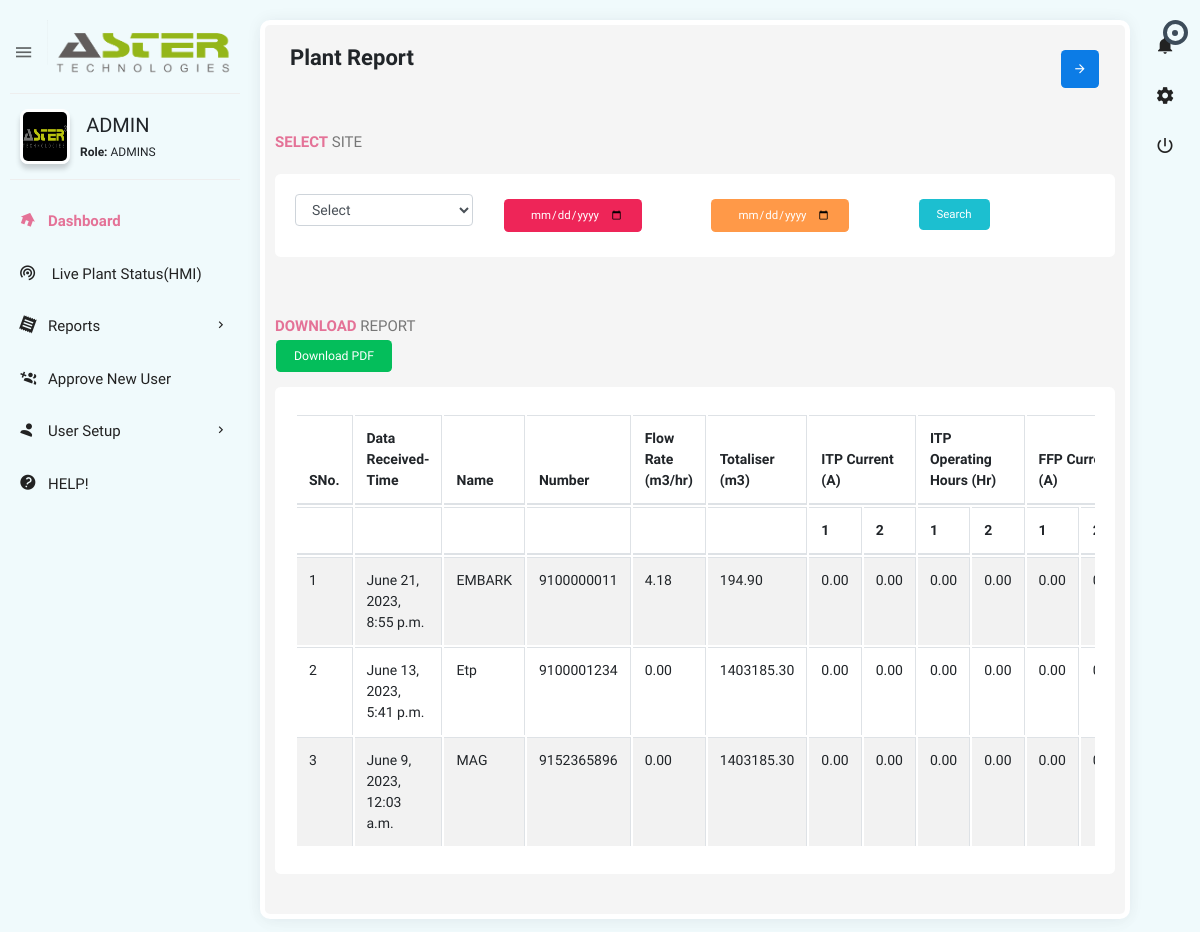
The app's page /plantreport/ (signed in), older data.
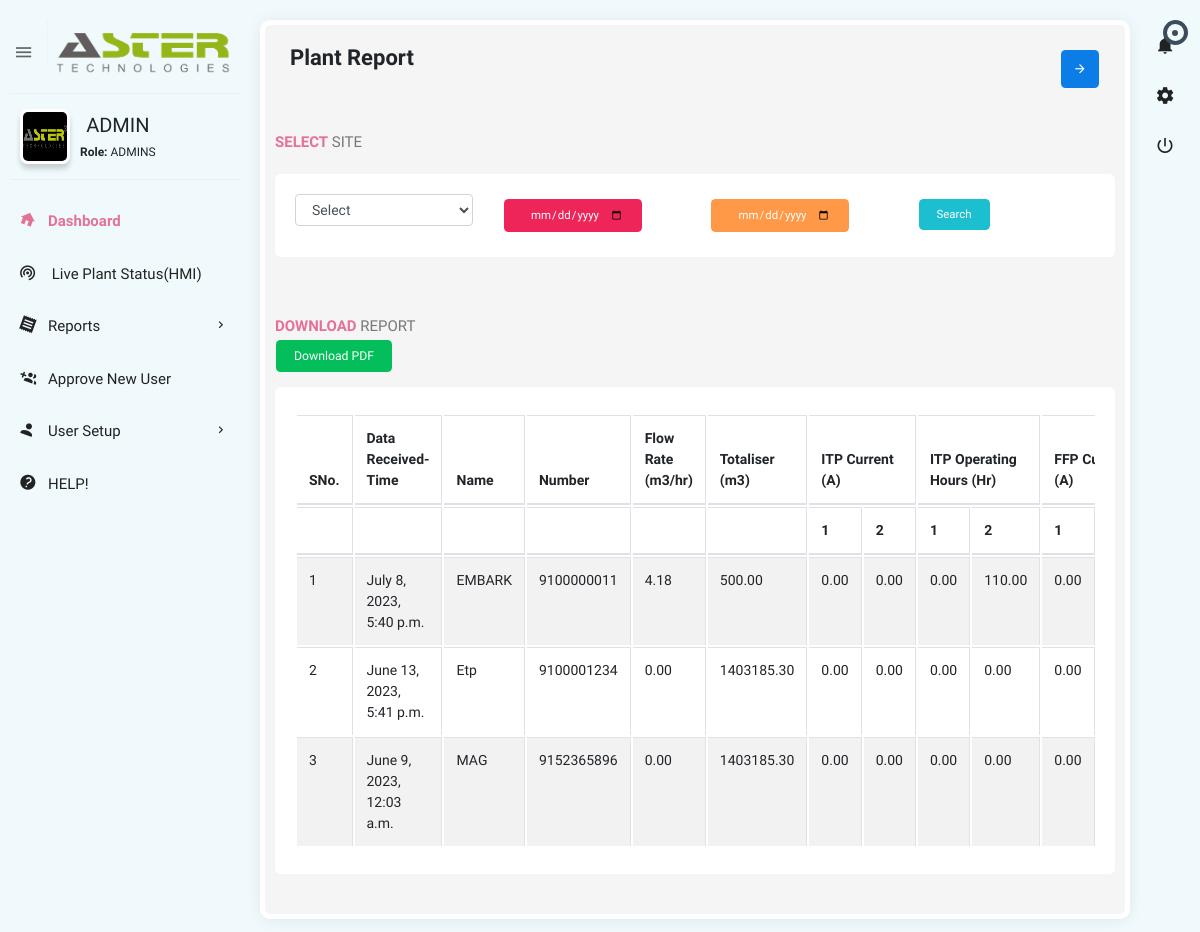
The same page, newer data.
### etp/models.py (models this page shows, shortened)
class UserProfile(models.Model):
    user = models.OneToOneField(User, on_delete=models.CASCADE)
    profile_picture = models.ImageField(upload_to='profile_pictures/', blank=True, null=True)

class User_addon(models.Model):
	class Meta():
		unique_together = ('user', 'azones')
	user = models.OneToOneField(User, on_delete=models.CASCADE)
	mobileno = models.CharField(max_length=15)
	company_name = models.CharField(max_length=40)
	location = models.CharField(max_length=20)
	role = models.CharField(max_length=20)
	password_text = models.CharField(max_length=30)
	createdby= models.IntegerField()
	azones=models.CharField(max_length=255)
	quota= models.IntegerField(default=0)

class etpflow(models.Model):
	dnt=models.DateTimeField(auto_now_add=True)
	smno= models.CharField(max_length=25)
	name= models.CharField(max_length=25)
	fstatus= models.CharField(max_length=25)
	ib= models.CharField(max_length=25)
	ob= models.CharField(max_length=25)
	etp= models.CharField(max_length=25)
	obh= models.CharField(max_length=25)
	flowvalue=models.DecimalField(max_digits=15, decimal_places=2)
	tot= models.DecimalField(max_digits=15, decimal_places=2)
	itp1= models.CharField(max_length=25)
	itp2= models.CharField(max_length=25)
	ffp1= models.CharField(max_length=25)
	ffp2= models.CharField(max_length=25)
	b1= models.CharField(max_length=25)
	b2= models.CharField(max_length=25)
	stp1= models.CharField(max_length=25)
	stp2= models.CharField(max_length=25)
	pos= models.CharField(max_length=25)
	nop= models.CharField(max_length=25)
	itpr= models.DecimalField(max_digits=15, decimal_places=2)
	ffpr= models.DecimalField(max_digits=15, decimal_places=2)
	blwrr= models.DecimalField(max_digits=15, decimal_places=2)
	stpr= models.DecimalField(max_digits=15, decimal_places=2)
	itpc= models.DecimalField(max_digits=15, decimal_places=2)
	itp1c= models.DecimalField(max_digits=15, decimal_places=2)
	itp2c= models.DecimalField(max_digits=15, decimal_places=2)
	ffpc= models.DecimalField(max_digits=15, decimal_places=2)
	ffp1c= models.DecimalField(max_digits=15, decimal_places=2)
	ffp2c= models.DecimalField(max_digits=15, decimal_places=2)
	bwlrc= models.DecimalField(max_digits=15, decimal_places=2)
	bwlr1c= models.DecimalField(max_digits=15, decimal_places=2)
	bwlr2c= models.DecimalField(max_digits=15, decimal_places=2)
	stpc= models.DecimalField(max_digits=15, decimal_places=2)
	stp1c= models.DecimalField(max_digits=15, decimal_places=2)
	stp2c= models.DecimalField(max_digits=15, decimal_places=2)
	mpv= models.DecimalField(max_digits=15, decimal_places=2)
	nobkwsh= models.DecimalField(max_digits=15, decimal_places=2)
	itpophr= models.DecimalField(max_digits=15, decimal_places=2)
	itp1ophr= models.DecimalField(max_digits=15, decimal_places=2)
	itp2ophr= models.DecimalField(max_digits=15, decimal_places=2)
	ffpophr= models.DecimalField(max_digits=15, decimal_places=2)
	ffp1ophr= models.DecimalField(max_digits=15, decimal_places=2)
	ffp2ophr= models.DecimalField(max_digits=15, decimal_places=2)
	blwrophr= models.DecimalField(max_digits=15, decimal_places=2)
	blwr1ophr= models.DecimalField(max_digits=15, decimal_places=2)
	blwr2ophr= models.DecimalField(max_digits=15, decimal_places=2)
	stpophr= models.DecimalField(max_digits=15, decimal_places=2)
	stp1ophr= models.DecimalField(max_digits=15, decimal_places=2)
	stp2ophr= models.DecimalField(max_digits=15, decimal_places=2)
	stpserhr= models.DecimalField(max_digits=15, decimal_places=2)
	stpon= models.DecimalField(max_digits=15, decimal_places=2)

### etp/views.py (the view, shortened to what this page needs)
# urls.py: path('plantreport/',views.plantreport,name="plantreport"),
@login_required(login_url='/')
def plantreport(request):
    preportlist=[]
    siteallocated=[]
    s=site.objects.filter(user=request.user)
    if request.user.username=='Admin':
        s = site.objects.all()
    for i in s:
        a = etpflow.objects.filter(smno=i.smno).order_by('-dnt')[:1]
        preportlist.append(a)
    preport=preportlist
    return render(request,'plantreport.html',{'faults':faultfunc(request.user),'pr':preport,'site':s})

### templates/plantreport.html (shortened to what this page needs)
{% extends 'main.html' %}
{% load static %}
{% block maincontent %}
<section class="content">
    <div class="body_scroll">
        <div class="block-header">
            <div class="row">
                <div class="col-lg-7 col-md-6 col-sm-12">
                    <h2>Plant Report</h2>
                </div>
                <div class="col-lg-5 col-md-6 col-sm-12">
                    <button class="btn btn-primary btn-icon float-right right_icon_toggle_btn" type="button"><i class="zmdi zmdi-arrow-right"></i></button>
                </div>
            </div>
        </div>
<form method="POST">
            <div class="row clearfix">
                    <div class="col-lg-12 col-md-12 col-sm-12">
                            <div class="card">
                                <div class="header">
                                        <h2> <strong>Select</strong> Site</h2>
                                        <br>
                                <div class="body">
                                    <div class="row clearfix">
                                            <div class="col-sm-3">
                                                <select class="form-control show-tick ms select2" data-placeholder="Select" name="siteid">
                                                    <option>Select</option>
                                                </select>
                                            </div>
                                            <div class="col-sm-3">
                                                <input type="date" class="btn btn-danger" name="fromdate">
                                            </div>
                                            <div class="col-sm-3">
                                                <input type="date" class="btn btn-warning " name="todate">
                                            </div>
                                            <div class="col-sm-3">
                                                <input type="submit" value="Search" class="btn btn-info">
                                            </div>
                                    </div>
                                </div>
                            </div>
                        </div>
                    </div>
            </div>
</form>
        <div class="row clearfix">
                <div class="col-lg-12">
                    <div class="card">
                        <div class="header">
                            <h2><strong>Download </strong> Report </h2>
                            <div col-sm-3>
                                <button class="btn btn-success"onclick="generatePDF()">Download PDF</button>
                            </div>
                        </div>
                        <div class="body">
                            <div class="table-responsive">
                                <table  id="myTable" class="table table-bordered table-striped table-hover dataTable js-exportable">
                                    <thead>
                                        <tr>
                                            <th>SNo.</th>
                                            <th>Data Received-Time</th>
                                            <th>Name</th>
                                            <th>Number</th>
                                            <th>Flow Rate (m3/hr)</th>
                                            <th>Totaliser (m3)</th>
                                            <th colspan="2">ITP Current (A) </th>
                                            <th colspan="2">ITP Operating Hours (Hr) </th>
                                            <th colspan="2">FFP Current (A)</th>
                                        </tr>
                                        <tr>
                                            <th></th>
                                            <th></th>
                                            <th></th>
                                            <th></th>
                                            <th></th>
                                            <th></th>
                                            <th>1</th>
                                            <th>2</th>
                                            <th>1</th>
                                            <th>2</th>
                                            <th>1</th>
                                            <th>2</th>
                                        </tr>
                                    </thead>
                                    <tbody>
                                        {% if post %}
                                        {% for item in pr|dictsort:"dnt" reversed %}
                                        <tr>
                                                <td>{{ forloop.counter }}</td>
                                                <td>{{ item.dnt }}</td>
                                                <td>{{ item.name }}</td>
                                                <td>{{ item.smno }}</td>
                                                <td>{{ item.flowvalue }}</td>
                                                <td>{{ item.tot }}</td>
                                                <td>{{ item.itp1c }}</td>
                                                <td>{{ item.itp2c }}</td>
                                                <td>{{ item.itp2ophr }}</td>
                                                <td>{{ item.itp1ophr }}</td>
                                                <td>{{ item.ffp1c }}</td>
                                                <td>{{ item.ffp2c }}</td>
                                                <td>{{ item.ffp2ophr }}</td>
                                                <td>{{ item.ffp1ophr }}</td>
                                                <td>{{ item.bwlr1c }}</td>
                                                <td>{{ item.bwlr2c }}</td>
                                                <td>{{ item.blwr2ophr }}</td>
                                                <td>{{ item.blwr1ophr }}</td>
                                                <td>{{ item.stp1c }}</td>
                                                <td>{{ item.stp2c }}</td>
                                                <td>{{ item.stp2ophr }}</td>
                                                <td>{{ item.stp1ophr }}</td>
                                        </tr>
                                        {% endfor %}
                                        {% else %}
                                        {% for i in pr %}
                                        {% for item in i|dictsort:"tot" %}
                                            <tr>
                                                <td>{{ forloop.parentloop.counter }}</td>
                                                <td>{{ item.dnt }}</td>
                                                <td>{{ item.name }}</td>
                                                <td>{{ item.smno }}</td>
                                                <td>{{ item.flowvalue }}</td>
                                                <td>{{ item.tot }}</td>
                                                <td>{{ item.itp1c }}</td>
                                                <td>{{ item.itp2c }}</td>
                                                <td>{{ item.itp2ophr }}</td>
                                                <td>{{ item.itp1ophr }}</td>
                                                <td>{{ item.ffp1c }}</td>
                                                <td>{{ item.ffp2c }}</td>
                                        </tr>
                                            {% endfor %}
                                            {% endfor %}
                                        {% endif %}
                                    </tbody>
                                </table>
                            </div>
                        </div>
                    </div>
                </div>
            </div>
    </div>
</section>
{% endblock %}

### templates/base.html (shortened to what this page needs)
{% load static %}
<!doctype html>
<html class="no-js " lang="en">
<head>
<link rel="stylesheet" href="{% static 'assets/plugins/bootstrap/css/bootstrap.min.css' %}">
<link rel="stylesheet" href="{% static 'assets/plugins/jvectormap/jquery-jvectormap-2.0.3.min.css' %}"/>
<link rel="stylesheet" href="{% static 'assets/plugins/charts-c3/plugin.css' %}"/>
<link rel="stylesheet" href="{% static 'assets/plugins/morrisjs/morris.min.css' %}" />
<link rel="stylesheet" href="{% static 'assets/plugins/jquery-datatable/dataTables.bootstrap4.min.css' %}">
<link rel="stylesheet" href="{% static 'assets/plugins/select2/select2.css' %}" />
<link rel="stylesheet" href="{% static 'assets/plugins/multi-select/css/multi-select.css' %}">
<link rel="stylesheet" href="{% static 'assets/css/style.min.css' %}">
</head>
<body class="theme-blush" style="background-color: #f0fafc;">
{% block body %}
<div class="navbar-right">
    <ul class="navbar-nav">
        <li class="dropdown" data-step="12" data-intro="Click Here to for Notifications!">
            <a href="javascript:void(0);" class="dropdown-toggle" title="Notifications" data-toggle="dropdown" role="button"><i class="zmdi zmdi-notifications"></i>
                <div class="notify"><span class="heartbit"></span><span class="point"></span></div>
            </a>
        </li>
        <li data-step="13" data-intro="Click Here to for Dashboard setting!"><a href="javascript:void(0);" class="js-right-sidebar" title="Setting"><i class="zmdi zmdi-settings zmdi-hc-spin"></i></a></li>
        <li data-step="14" data-intro="Click Here to for Logout!"><a href="{% url 'logout' %}" class="mega-menu" title="Sign Out"><i class="zmdi zmdi-power"></i></a></li>
    </ul>
</div>
{% block leftsidebar %}
<aside id="leftsidebar" class="sidebar">
    <div class="navbar-brand">
        <button class="btn-menu ls-toggle-btn" type="button"><i class="zmdi zmdi-menu"></i></button>
        <a href="/{{ request.user.user_addon.role }}/"><img src="{% static 'assets/images/thumbnail.png' %}" width="100%" alt="Aero"></a>
    </div>
    <div class="menu">
        <ul class="list">
            <li>
                <div class="user-info">
                    <a class="image" href="/profile/" data-step="10" data-intro="Click Here to see your Profile!"><img src="{% if user.userprofile.profile_picture %}{{ user.userprofile.profile_picture.url }}{% else %}{% static 'assets/images/profile_av.jpg' %}{% endif %}" alt="Profile Picture" width="55px" height="55px"></a>
                    <div class="detail">
                        <h4>{{ request.user.username|upper }}</h4>
                        <small><strong>Role:</strong> {{ request.user.user_addon.role|upper }}</small>
                    </div>
                </div>
            </li>
            <li class="active open" data-step="1" data-title="Learn how to use this webiste!" data-intro="Click here for Home Page!"><a href="/{{ request.user.user_addon.role }}/"><i class="zmdi zmdi-home"></i><span>Dashboard</span></a></li>
            <li  data-step="2" data-intro="Click Here to see HMIs"><a href="/hmi/"><i class="zmdi zmdi-portable-wifi"></i><span> Live Plant Status(HMI)</span></a></li>
            <li data-step="3" data-intro="Click Here to see Reports"><a href="javascript:void(0);" class="menu-toggle"><i class="zmdi zmdi-receipt"></i><span>Reports</span></a>
            </li>
            {% block lmenu %}
            {% endblock %}
            <li><a href="javascript:introJs().setOptions({ skipUndefined: true }).start();">
                <i class="zmdi zmdi-help"></i><span>HELP!</span></a>
            </li>
        </ul>
    </div>
</aside>
{% endblock %}
{% block maincontent %}
{% endblock %}
{% endblock %}
<link rel="stylesheet" href="https://cdn.jsdelivr.net/npm/intro.js@6.0.0/introjs.min.css">
</body>
</html>

Row changes from the older to the newer data that the page shows:
no longer on this page (row unchanged): etpflow: dnt "June 21, 2023, 8:55 p.m.", name "EMBARK", smno "9100000011", flowvalue "4.18", tot "194.90", itp1c "0.00", itp2c "0.00", itp2ophr "0.00", itp1ophr "0.00", ffp1c "0.00"
added etpflow: dnt "July 8, 2023, 5:40 p.m.", name "EMBARK", smno "9100000011", flowvalue "4.18", tot "500.00", itp1c "0.00", itp2c "0.00", itp2ophr "0.00", itp1ophr "110.00", ffp1c "0.00"
